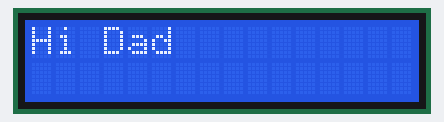
A sketch run on a simulated Arduino Uno, built with avr-gcc and run on an emulated ATmega328P. Shown: 16×2 character LCD.

Above: at 0.1 s.
At 7.1 s:
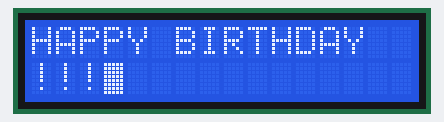
At 14.6 s:
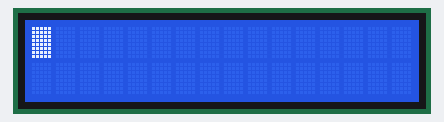
At 23.6 s:
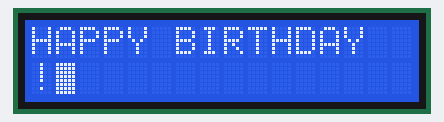
At 31.1 s:
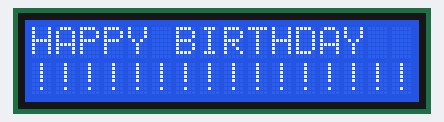
At 38.2 s:
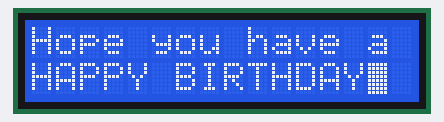

Measured:
- what the display in image 1 shows lasts 0.5 s, from 7.1 s to 7.6 s
- what the display in image 2 shows lasts 3.0 s, from 14.6 s to 17.6 s
- what the display in image 4 shows lasts 1.0 s, from 31.1 s to 32.1 s

The sketch:

LCD_Basics.ino
```cpp
/*
 * LCD_Basics
 * Date: Jan 7,2019
 *
 * Followed Arduino LCD Tutorial on howtomechatronics.com
 *
 * Displays Happy Birthday Message
 *
 */

/*
 * Pins of LCD:
 * PIN1: VSS - Ground pin
 * PIN2: VDD - 5 Volts input
 * PIN3: V0 - can attached pot to adjust contrast
 * PIN4: RS - Register select (0 state: send cmds 5V: data/chars to LCD)
 * PIN5: RW - Read or write to LCD
 * PIN6: E - enable writing to registers
 * PINS7-14: D0-D7 - Data pins (write to registers)
 * PIN15: A -anode
 * PIN16: K - Cathode
 *
 */

#include <LiquidCrystal.h>

// Params are pin connections: (RS, Enable, D4, D5, D6, D7)
LiquidCrystal lcd(12, 11, 5, 4, 3, 2);

void setup() {
  lcd.begin(16,2);
}

void loop() {

  lcd.print("Hi Dad");
  lcd.setCursor(0,1); // params: col, row
  delay(3000);
  lcd.clear();

  lcd.print("Hope you have a");
  lcd.setCursor(0,1);
  lcd.print("HAPPY BIRTHDAY");
  delay(3000);
  lcd.clear();

  lcd.print("HAPPY BIRTHDAY");
  lcd.blink();
  int i = 0;
  while(i<=16){
    lcd.setCursor(i,1);
    lcd.print("!");
    delay(500);
    i++;
  }

  lcd.clear();
  delay(3000);

} // end loop
```
